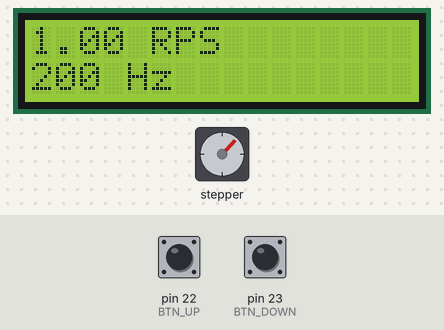
This sketch was run on a simulated Arduino Mega 2560, built with avr-gcc and run on an emulated ATmega2560. Shown: stepper motor, 16×2 character LCD. Wiring (inferred from the names in the program): stepper motor driver (200 steps per turn assumed): step pin 25; direction pin 24. Inputs (shaded band) come from the test bench; at power-on: pin 22 (BTN_UP) LOW, pin 23 (BTN_DOWN) LOW. What the sketch prints to the serial monitor is not drawn.

Above: at 1.2 s.
1.3 s: pin 22 (BTN_UP) pulled HIGH for 0.15 s
At 1.72 s:
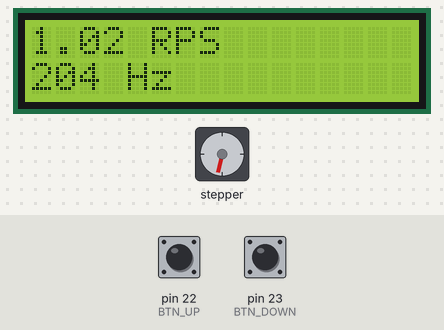
2.0 s: pin 23 (BTN_DOWN) pulled HIGH for 0.15 s
At 2.32 s:
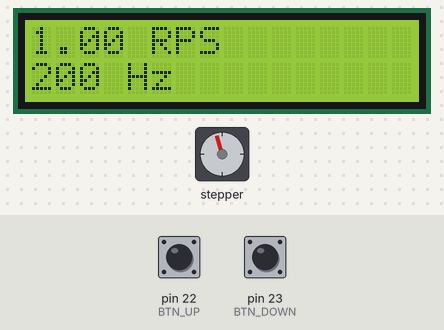
2.7 s: pin 22 (BTN_UP) pulled HIGH for 1 s
At 2.92 s:
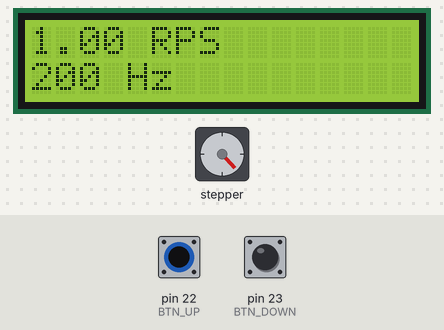
4.3 s: pin 23 (BTN_DOWN) pulled HIGH for 1 s
At 5.03 s:
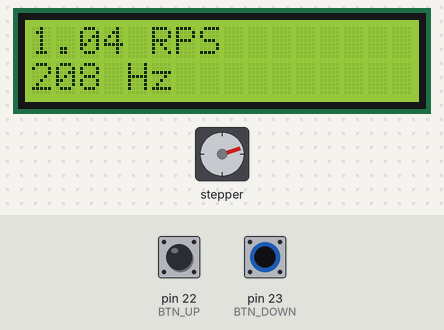
5.9 s: pin 22 (BTN_UP) pulled HIGH for 3.2 s
At 6.23 s:
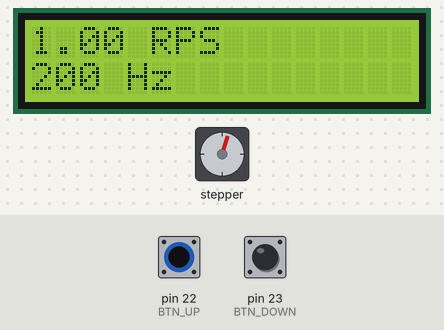
Timing chart, 0 to 16.7 s (numbered marks = the images above; inputs shaded):
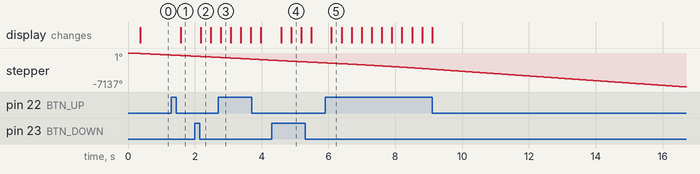

Measured:
- after the input at 1.3 s, the display: changes after 0.27 s (image 1)
- after the input at 2.0 s, the display: changes after 0.17 s (image 2)
- after the input at 2.7 s, the display: changes after 0.08 s (image 3)
- after the input at 4.3 s, the display: first changes after 0.28 s (image 4 shows a later state)
- after the input at 5.9 s, the display: changes after 0.19 s (image 5)

The sketch:

resonance_test.ino
```cpp
// Continuous Run — Z-Axis Motor, speed controlled by two buttons
// Direction: D24, Step: D25
// Btn UP: D22, Btn DOWN: D23
// LCD: RS=7, EN=8, D4=4, D5=5, D6=6, D7=11

#include <LiquidCrystal.h>

LiquidCrystal lcd(7, 8, 4, 5, 6, 11);

// ── CONFIGURATION ─────────────────────────────────────────────────────────
const int   DIR_PIN    = 24;
const int   STEP_PIN   = 25;
const int   BTN_UP     = 22;
const int   BTN_DOWN   = 23;
const int   SPR        = 200;    // steps/rev — match your driver setting

const float MIN_RPS    = 0.1f;
const float MAX_RPS    = 160.0f;
const float RPS_STEP   = 0.02f;  // RPS change per button press
const int   DEBOUNCE_MS = 150;   // ms between accepted button presses
// ──────────────────────────────────────────────────────────────────────────

float currentRPS = 1.0f;

unsigned long lastStepMicros  = 0;
bool          stepHigh        = false;

unsigned long lastUpMs        = 0;
unsigned long lastDownMs      = 0;
unsigned long lastLCDMs       = 0;

void setup() {
  Serial.begin(115200);

  pinMode(DIR_PIN,   OUTPUT);
  pinMode(STEP_PIN,  OUTPUT);
  pinMode(BTN_UP,   INPUT);   // external pull-down: HIGH = pressed
  pinMode(BTN_DOWN, INPUT);   // external pull-down: HIGH = pressed

  digitalWrite(DIR_PIN,  LOW);
  digitalWrite(STEP_PIN, LOW);

  lcd.begin(16, 2);
  lcd.clear();
  lcd.print("Z-Axis Run");
  lcd.setCursor(0, 1);
  lcd.print("RPS: "); lcd.print(currentRPS, 2);

  Serial.println("=== Z-AXIS CONTINUOUS RUN ===");
  Serial.println("D22=UP  D23=DOWN");
  Serial.print("Start: "); Serial.print(currentRPS, 2); Serial.println(" RPS");
}

void loop() {
  unsigned long nowUs = micros();
  unsigned long nowMs = millis();

  // ── Non-blocking step ─────────────────────────────────────────────
  unsigned long halfPeriod = (unsigned long)(500000.0f / (currentRPS * SPR));
  if (nowUs - lastStepMicros >= halfPeriod) {
    stepHigh = !stepHigh;
    digitalWrite(STEP_PIN, stepHigh ? HIGH : LOW);
    lastStepMicros = nowUs;
  }

  // ── Button UP ─────────────────────────────────────────────────────
  if (digitalRead(BTN_UP) == HIGH && nowMs - lastUpMs > DEBOUNCE_MS) {
    lastUpMs = nowMs;
    currentRPS += RPS_STEP;
    if (currentRPS > MAX_RPS) currentRPS = MAX_RPS;
    Serial.print("RPS: "); Serial.println(currentRPS, 2);
  }

  // ── Button DOWN ───────────────────────────────────────────────────
  if (digitalRead(BTN_DOWN) == HIGH && nowMs - lastDownMs > DEBOUNCE_MS) {
    lastDownMs = nowMs;
    currentRPS -= RPS_STEP;
    if (currentRPS < MIN_RPS) currentRPS = MIN_RPS;
    Serial.print("RPS: "); Serial.println(currentRPS, 2);
  }

  // ── LCD update @ 10 Hz ────────────────────────────────────────────
  if (nowMs - lastLCDMs >= 100) {
    lastLCDMs = nowMs;
    lcd.setCursor(0, 0);
    lcd.print(currentRPS, 2); lcd.print(" RPS    ");
    lcd.setCursor(0, 1);
    lcd.print((long)(currentRPS * SPR)); lcd.print(" Hz      ");
  }
}
```

TrapezoidalMove.cpp
```cpp
// TrapezoidalMove.cpp
// Unified trapezoidal motion profile — all functions take a MotorConfig*.

#include "TrapezoidalMove.h"

// ── Initialization ────────────────────────────────────────────────────────

void motorInit(MotorConfig* m,
               uint8_t        id,
               bool           hasLimits,
               int            dirPin,
               int            stepPin,
               int            buttonPin,
               int            stepsPerRev,
               LiquidCrystal* lcd,
               int            limitEndPin,
               int            limitHomePin) {
  m->id           = id;
  m->hasLimits    = hasLimits;
  m->dirPin       = dirPin;
  m->stepPin      = stepPin;
  m->buttonPin    = buttonPin;
  m->stepsPerRev  = stepsPerRev;
  m->lcd          = lcd;
  m->limitEndPin    = limitEndPin;
  m->limitHomePin   = limitHomePin;
  m->limitStopRevs  = 2.0f;  // max soft-stop distance (revs); actual = min(required by speed, this). 0 = instant stop
  m->position       = 0;
  m->endPos       = 0;
  m->axisLength   = 0;
  m->speedRPS     = 0.0;

  pinMode(dirPin,  OUTPUT);
  pinMode(stepPin, OUTPUT);
  if (buttonPin >= 0) pinMode(buttonPin, INPUT_PULLUP);

  if (hasLimits) {
    // INPUT_PULLUP ensures floating "not triggered" NPN output reads reliably HIGH
    if (limitEndPin  >= 0) pinMode(limitEndPin,  INPUT_PULLUP);
    if (limitHomePin >= 0) pinMode(limitHomePin, INPUT_PULLUP);
  }
}

// ── LCD ───────────────────────────────────────────────────────────────────

void updateLCD(MotorConfig* m) {
  if (!m->lcd) return;

  static unsigned long lastUpdate = 0;
  if (micros() - lastUpdate < 100000) return;  // max 10 Hz
  lastUpdate = micros();

  char posStr[8];
  dtostrf((float)m->position / m->stepsPerRev, 6, 2, posStr);
  char line[17];
  snprintf(line, sizeof(line), "M%d Pos:%s rev", m->id, posStr);
  m->lcd->setCursor(0, 0);
  m->lcd->print(line);

  m->lcd->setCursor(0, 1);
  if (m->hasLimits) {
    bool atEnd  = (digitalRead(m->limitEndPin)  == LOW);
    bool atHome = (digitalRead(m->limitHomePin) == LOW);
    if      (atEnd && atHome) m->lcd->print("!!BOTH LIMITS!! ");
    else if (atEnd)           m->lcd->print("** END  LIMIT **");
    else if (atHome)          m->lcd->print("** HOME LIMIT **");
    else                      m->lcd->print("   Status: OK   ");
  } else {
    m->lcd->print("  Motor Only    ");
  }
}

// ── Limit checking ────────────────────────────────────────────────────────

// Direction-aware: only blocks movement toward the triggered limit.
// Always returns false when hasLimits = false.
static bool limitTriggered(MotorConfig* m) {
  if (!m->hasLimits) return false;
  bool movingTowardEnd = (digitalRead(m->dirPin) == LOW);
  if (movingTowardEnd) return digitalRead(m->limitEndPin)  == LOW;
  else                 return digitalRead(m->limitHomePin) == LOW;
}

// Decelerate from current speed to zero when limit hit. Uses move's decel rate to compute
// minimum distance; caps at limitStopRevs so we never exceed max soft-stop distance.
static void runLimitDecel(MotorConfig* m, float currentSpeedStepsPerSec, int8_t dir,
                          float decelRateStepsPerSecSq) {
  if (m->limitStopRevs <= 0) return;
  if (currentSpeedStepsPerSec < 1.0f) currentSpeedStepsPerSec = 1.0f;
  int maxStopSteps = (int)(m->limitStopRevs * m->stepsPerRev);
  if (maxStopSteps < 1) return;
  // v² = 2*a*d → d = v²/(2*a). Use move's decel rate so we know the motor can do it.
  int requiredSteps = (int)((currentSpeedStepsPerSec * currentSpeedStepsPerSec) / (2.0f * decelRateStepsPerSecSq));
  int stopSteps = requiredSteps;
  if (stopSteps > maxStopSteps) stopSteps = maxStopSteps;
  if (stopSteps < 1) stopSteps = 1;
  float decelRate = (currentSpeedStepsPerSec * currentSpeedStepsPerSec) / (2.0f * stopSteps);
  for (int j = 0; j < stopSteps; j++) {
    float speed = sqrt(2.0 * decelRate * (stopSteps - j));
    if (speed < 1.0f) speed = 1.0f;
    unsigned long stepDelay = (unsigned long)(1000000.0 / speed);
    m->speedRPS = speed / m->stepsPerRev;
    digitalWrite(m->stepPin, HIGH);
    delayMicroseconds(stepDelay / 2);
    digitalWrite(m->stepPin, LOW);
    delayMicroseconds(stepDelay / 2);
    m->position += dir;
  }
  m->speedRPS = 0;
}

// ── Core step executor ────────────────────────────────────────────────────
// 3-phase move: accel → cruise → decel.
// Speed ramp: v = sqrt(2 * a * distance)

static void runTrapezoid(MotorConfig* m,
                         int accelSteps, int cruiseSteps, int decelSteps,
                         float cruiseSpeed, float accelRate, float decelRate,
                         int8_t dir) {
  unsigned long stepDelay;
  float speed;
  unsigned long startTime, accelEnd, cruiseEnd, decelEnd;

  // ── Accel ──
  startTime = micros();
  for (int i = 0; i < accelSteps; i++) {
    speed = sqrt(2.0 * accelRate * i);
    if (speed < 1.0) speed = 1.0;
    if (limitTriggered(m)) {
      Serial.println("Limit hit during accel — decelling to stop.");
      runLimitDecel(m, speed, dir, accelRate);
      break;
    }
    stepDelay = (unsigned long)(1000000.0 / speed);
    m->speedRPS = speed / m->stepsPerRev;
    digitalWrite(m->stepPin, HIGH);
    delayMicroseconds(stepDelay / 2);
    digitalWrite(m->stepPin, LOW);
    delayMicroseconds(stepDelay / 2);
    m->position += dir;
  }
  accelEnd = micros();

  // ── Cruise ──
  if (cruiseSteps > 0) {
    stepDelay = (unsigned long)(1000000.0 / cruiseSpeed);
    m->speedRPS = cruiseSpeed / m->stepsPerRev;
    for (int i = 0; i < cruiseSteps; i++) {
      if (limitTriggered(m)) {
        Serial.println("Limit hit during cruise — decelling to stop.");
        runLimitDecel(m, cruiseSpeed, dir, decelRate);
        break;
      }
      digitalWrite(m->stepPin, HIGH);
      delayMicroseconds(stepDelay / 2);
      digitalWrite(m->stepPin, LOW);
      delayMicroseconds(stepDelay / 2);
      m->position += dir;
    }
  }
  cruiseEnd = micros();

  // ── Decel ──
  for (int i = 0; i < decelSteps; i++) {
    speed = sqrt(2.0 * decelRate * (decelSteps - i));
    if (speed < 1.0) speed = 1.0;
    if (limitTriggered(m)) {
      Serial.println("Limit hit during decel — decelling to stop.");
      runLimitDecel(m, speed, dir, decelRate);
      break;
    }
    stepDelay = (unsigned long)(1000000.0 / speed);
    m->speedRPS = speed / m->stepsPerRev;
    digitalWrite(m->stepPin, HIGH);
    delayMicroseconds(stepDelay / 2);
    digitalWrite(m->stepPin, LOW);
    delayMicroseconds(stepDelay / 2);
    m->position += dir;
  }
  m->speedRPS = 0;
  decelEnd = micros();

  // ── Serial timing report ──
  float tAccel  = (accelEnd  - startTime) / 1e6;
  float tCruise = (cruiseEnd - accelEnd)  / 1e6;
  float tDecel  = (decelEnd  - cruiseEnd) / 1e6;
  float tTotal  = (decelEnd  - startTime) / 1e6;

  float tAccelExp  = (accelSteps  > 0) ? cruiseSpeed / accelRate : 0;
  float tCruiseExp = (cruiseSteps > 0) ? (float)cruiseSteps / cruiseSpeed : 0;
  float tDecelExp  = (decelSteps  > 0) ? cruiseSpeed / decelRate : 0;
  float tTotalExp  = tAccelExp + tCruiseExp + tDecelExp;

  Serial.print("--- Motor "); Serial.print(m->id); Serial.println(" Move Complete ---");
  Serial.print("Steps: "); Serial.println(accelSteps + cruiseSteps + decelSteps);
  Serial.print("Position: "); Serial.println(m->position);

  Serial.print("Accel:  Expected="); Serial.print(tAccelExp, 3);
  Serial.print("s, Actual="); Serial.print(tAccel, 3); Serial.println("s");
  Serial.print("Cruise: Expected="); Serial.print(tCruiseExp, 3);
  Serial.print("s, Actual="); Serial.print(tCruise, 3); Serial.println("s");
  Serial.print("Decel:  Expected="); Serial.print(tDecelExp, 3);
  Serial.print("s, Actual="); Serial.print(tDecel, 3); Serial.println("s");

  float err = tTotal - tTotalExp;
  Serial.print("Total:  Expected="); Serial.print(tTotalExp, 3);
  Serial.print("s, Actual="); Serial.print(tTotal, 3);
  Serial.print("s, Error="); Serial.print(err, 3);
  Serial.print("s (");
  Serial.print(tTotalExp > 0 ? (err / tTotalExp) * 100.0 : 0, 2);
  Serial.println("%)");

  updateLCD(m);
}

// ── Public move functions ─────────────────────────────────────────────────

void profileMove(MotorConfig* m,
                 float accelRevs, float cruiseRevs, float decelRevs,
                 float cruiseRPS) {
  digitalWrite(m->dirPin, accelRevs > 0 ? LOW : HIGH);
  int8_t dir = (accelRevs > 0) ? 1 : -1;

  int aSteps = (int)(abs(accelRevs)  * m->stepsPerRev);
  int cSteps = (int)(abs(cruiseRevs) * m->stepsPerRev);
  int dSteps = (int)(abs(decelRevs)  * m->stepsPerRev);

  float cruiseSpeed = cruiseRPS * m->stepsPerRev;
  // a = v²/(2d)
  float accelRate = (cruiseSpeed * cruiseSpeed) / (2.0 * aSteps);
  float decelRate = (cruiseSpeed * cruiseSpeed) / (2.0 * dSteps);

  Serial.print("--- Motor "); Serial.print(m->id); Serial.println(" Profile Move ---");
  Serial.print("Accel="); Serial.print(accelRevs);
  Serial.print(", Cruise="); Serial.print(cruiseRevs);
  Serial.print(", Decel="); Serial.print(decelRevs);
  Serial.print(" rev, RPS="); Serial.println(cruiseRPS);

  runTrapezoid(m, aSteps, cSteps, dSteps, cruiseSpeed, accelRate, decelRate, dir);
}

void trapezoidalMove(MotorConfig* m, float revolutions, float maxRPS, float totalTime) {
  int totalSteps = abs(revolutions * m->stepsPerRev);
  digitalWrite(m->dirPin, revolutions > 0 ? LOW : HIGH);
  int8_t dir = (revolutions > 0) ? 1 : -1;

  float maxSpeed = maxRPS * m->stepsPerRev;
  float tAccel   = totalTime - (totalSteps / maxSpeed);
  float tCruise  = totalTime - 2.0 * tAccel;

  if (tAccel <= 0 || tCruise < 0) {
    // Triangular — can't reach maxRPS in the given time/distance
    float peak      = (2.0 * totalSteps) / totalTime;
    float tRamp     = totalTime / 2.0;
    float a         = peak / tRamp;
    int   halfSteps = totalSteps / 2;
    runTrapezoid(m, halfSteps, 0, totalSteps - halfSteps, peak, a, a, dir);
  } else {
    float a    = maxSpeed / tAccel;
    int aSteps = (int)(0.5 * a * tAccel * tAccel);
    int cSteps = (int)(maxSpeed * tCruise);
    int dSteps = totalSteps - aSteps - cSteps;
    runTrapezoid(m, aSteps, cSteps, dSteps, maxSpeed, a, a, dir);
  }
}

// ── Constant velocity ─────────────────────────────────────────────────────

void rotate(MotorConfig* m, float revolutions, float rps) {
  int    total      = abs((int)(revolutions * m->stepsPerRev));
  int8_t dir        = (revolutions > 0) ? 1 : -1;
  unsigned long halfPeriod = (unsigned long)(500000.0 / (rps * m->stepsPerRev));

  digitalWrite(m->dirPin, revolutions > 0 ? LOW : HIGH);
  m->speedRPS = rps;
  for (int i = 0; i < total; i++) {
    digitalWrite(m->stepPin, HIGH);
    delayMicroseconds(halfPeriod);
    digitalWrite(m->stepPin, LOW);
    delayMicroseconds(halfPeriod);
    m->position += dir;
  }
  m->speedRPS = 0;
}

// ── Homing & calibration ──────────────────────────────────────────────────

// Creep until sensor triggers (reads LOW). Steps in direction dir.
static void creepUntilSensor(MotorConfig* m, int sensorPin, int8_t dir, float rps) {
  unsigned long halfPeriod = (unsigned long)(500000.0 / (rps * m->stepsPerRev));
  while (digitalRead(sensorPin) == HIGH) {
    digitalWrite(m->stepPin, HIGH);
    delayMicroseconds(halfPeriod);
    digitalWrite(m->stepPin, LOW);
    delayMicroseconds(halfPeriod);
    m->position += dir;
  }
}

// Creep until sensor releases (reads HIGH). Steps in direction dir.
static void creepUntilSensorClear(MotorConfig* m, int sensorPin, int8_t dir, float rps) {
  unsigned long halfPeriod = (unsigned long)(500000.0 / (rps * m->stepsPerRev));
  while (digitalRead(sensorPin) == LOW) {
    digitalWrite(m->stepPin, HIGH);
    delayMicroseconds(halfPeriod);
    digitalWrite(m->stepPin, LOW);
    delayMicroseconds(halfPeriod);
    m->position += dir;
  }
}

void homeAxis(MotorConfig* m, float slowRPS) {
  if (!m->hasLimits) { Serial.println("homeAxis: no limits configured."); return; }
  Serial.print("--- Motor "); Serial.print(m->id); Serial.println(" Homing ---");
  if (digitalRead(m->limitHomePin) == LOW) {
    Serial.println("Already on home sensor — backing off until clear.");
    digitalWrite(m->dirPin, LOW);  // toward end = away from home
    creepUntilSensorClear(m, m->limitHomePin, 1, slowRPS);
  } else {
    digitalWrite(m->dirPin, HIGH);  // toward home
    creepUntilSensor(m, m->limitHomePin, -1, slowRPS);
    Serial.println("Home sensor detected — backing off until clear.");
    digitalWrite(m->dirPin, LOW);   // toward end = away from home
    creepUntilSensorClear(m, m->limitHomePin, 1, slowRPS);
  }
  m->position = 0;  // define home as "just clear" of the sensor
  Serial.println("Home set. Position = 0.");
  updateLCD(m);
}

void findEnd(MotorConfig* m, float slowRPS) {
  if (!m->hasLimits) { Serial.println("findEnd: no limits configured."); return; }
  Serial.print("--- Motor "); Serial.print(m->id); Serial.println(" Finding End ---");
  if (digitalRead(m->limitEndPin) == LOW) {
    Serial.println("Already at end.");
    m->endPos     = m->position;
    m->axisLength = m->endPos;
    updateLCD(m);
    return;
  }
  digitalWrite(m->dirPin, LOW);  // LOW = toward end
  creepUntilSensor(m, m->limitEndPin, 1, slowRPS);
  m->endPos     = m->position;
  m->axisLength = m->endPos;
  Serial.print("End found at "); Serial.print(m->endPos);
  Serial.print(" steps ("); Serial.print((float)m->axisLength / m->stepsPerRev, 3);
  Serial.println(" revs)");
  updateLCD(m);
}

void calibrateAxis(MotorConfig* m, float slowRPS) {
  if (!m->hasLimits) { Serial.println("calibrateAxis: no limits configured."); return; }
  homeAxis(m, slowRPS);
  findEnd(m, slowRPS);
  Serial.print("--- Motor "); Serial.print(m->id); Serial.println(" Calibration Complete ---");
  Serial.print("Axis length: "); Serial.print(m->axisLength);
  Serial.print(" steps ("); Serial.print((float)m->axisLength / m->stepsPerRev, 3);
  Serial.println(" revs)");
}

// ── Position-based moves ──────────────────────────────────────────────────

void moveToHome(MotorConfig* m, float cruiseRPS) {
  if (!m->hasLimits) { Serial.println("moveToHome: no limits configured."); return; }
  float totalRevs = (float)m->position / m->stepsPerRev;
  if (abs(totalRevs) < 0.01) { Serial.println("Already at home."); return; }
  float ramp   = min(2.0f, abs(totalRevs) / 3.0f);
  float cruise = abs(totalRevs) - 2.0 * ramp;
  profileMove(m, -ramp, -cruise, -ramp, cruiseRPS);
}

void moveToEnd(MotorConfig* m, float cruiseRPS) {
  if (!m->hasLimits) { Serial.println("moveToEnd: no limits configured."); return; }
  float totalRevs = (float)(m->endPos - m->position) / m->stepsPerRev;
  if (abs(totalRevs) < 0.01) { Serial.println("Already at end."); return; }
  float ramp   = min(2.0f, abs(totalRevs) / 3.0f);
  float cruise = abs(totalRevs) - 2.0 * ramp;
  profileMove(m, ramp, cruise, ramp, cruiseRPS);
}
```

Source omitted: TrapezoidalMove.h (3421 bytes)
